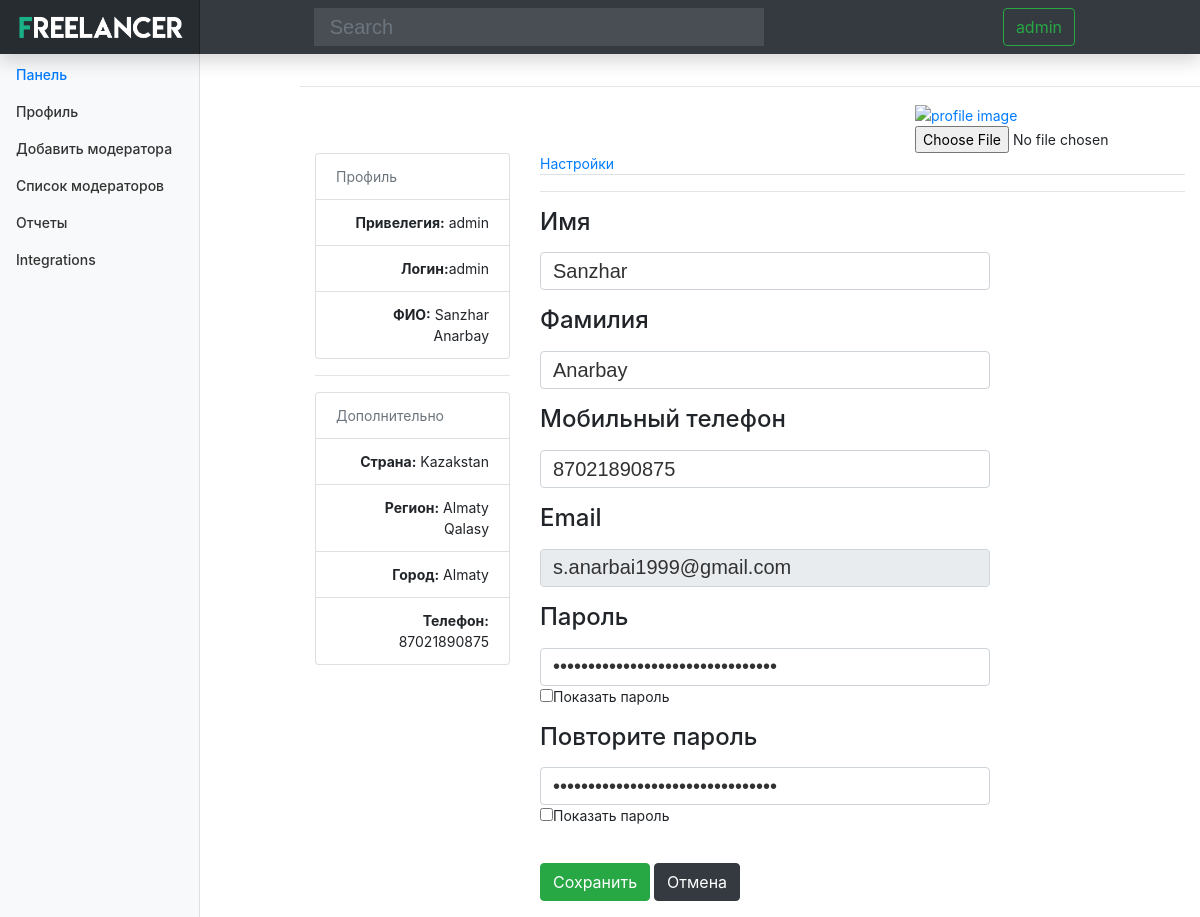
/adminprofile.php (signed in), run on the app's committed database.
### tables this page shows
CREATE TABLE `users` (
  `id` int(11) NOT NULL,
  `u_lastname` varchar(255) NOT NULL,
  `u_firstname` varchar(255) NOT NULL,
  `email` varchar(255) NOT NULL,
  `username` varchar(255) NOT NULL,
  `u_phonenumber` varchar(50) NOT NULL,
  `u_country` varchar(255) NOT NULL,
  `u_state` varchar(255) NOT NULL,
  `u_city` varchar(255) NOT NULL,
  `password` varchar(255) NOT NULL,
  `roleid` int(11) NOT NULL
);

CREATE TABLE `roles` (
  `r_id` int(11) NOT NULL,
  `r_name` varchar(50) NOT NULL
);

CREATE TABLE `countries` (
  `country_id` int(11) NOT NULL,
  `country_name` varchar(30) NOT NULL
);

CREATE TABLE `states` (
  `state_id` int(11) NOT NULL,
  `state_name` varchar(30) NOT NULL,
  `country_id` int(11) NOT NULL
);

CREATE TABLE `cities` (
  `city_id` int(11) NOT NULL,
  `city_name` varchar(30) NOT NULL,
  `state_id` int(11) NOT NULL
);

### adminprofile.php (the view, shortened to what this page needs)
<?php
  include('to_editadminprofile.php') ;
?>
<!doctype html>
<html lang="en">
  <head>
<link href="assets/css/bootstrap.min.css" rel="stylesheet">
    <link href="assets/css/dashboard.css" rel="stylesheet">
  </head>
  <body ng-app="myApp">
  <?php  if (isset($_SESSION['username']) && ($_SESSION['role_id']==1)) { ?>
    <nav class="navbar navbar-dark fixed-top bg-dark flex-md-nowrap p-0 shadow">
  <a class="navbar-brand col-sm-3 col-md-2 mr-0" href="adminpanel.php"><img src="assets/images/logo2.png" height="30" alt="Logo"></a>
  <input class="form-control form-control-dark w-70" type="text" placeholder="Search" aria-label="Search">&nbsp;&nbsp;&nbsp;
  <?php  if (isset($_SESSION['username'])) { ?>
    <div class="dropdown">
    <button class="btn btn-outline-success"><?php echo $_SESSION['username']; ?></button>
</div>
<?php } ?>
</nav>
<div class="container-fluid">
  <div class="row">
    <nav class="col-md-2 d-none d-md-block bg-light sidebar">
      <div class="sidebar-sticky">
        <ul class="nav flex-column">
          <li class="nav-item">
            <a class="nav-link active" href="adminpanel.php">
              Панель <span class="sr-only">(current)</span>
            </a>
          </li>
          <li class="nav-item">
            <a class="nav-link" href="#">
              Профиль
            </a>
          </li>
          <li class="nav-item">
            <a class="nav-link" href="addmoderator.php">
              Добавить модератора
            </a>
          </li>
          <li class="nav-item">
            <a class="nav-link" href="moderatorlist.php">
              Список модераторов
            </a>
          </li>
          <li class="nav-item">
            <a class="nav-link" href="reports.php">
              Отчеты
            </a>
          </li>
          <li class="nav-item">
            <a class="nav-link" href="#">
              Integrations
            </a>
          </li>
        </ul>
      </div>
    </nav>
  </div>
</div>
<?php
include 'db.php';
$userid = $_SESSION['user_id'];
$query = $connection->prepare(" SELECT u.id, u.u_lastname, u.u_firstname, u.email, u.username,
u.u_phonenumber, u.u_country, u.u_city, u.u_state, u.password, u.roleid, r.r_id, r.r_name, c.country_id, c.country_name,
ci.city_id, ci.city_name, s.state_id, s.state_name
                     FROM users u
                     LEFT OUTER JOIN roles r  ON r.r_id = u.roleid
                     LEFT OUTER JOIN states s  ON s.state_id = u.u_state
                     LEFT OUTER JOIN countries c  ON c.country_id = u.u_country
                     LEFT OUTER JOIN cities ci  ON ci.city_id = u.u_city
                     WHERE u.id = :users_id
                     ") or die($mysqli->error);
    $query->execute(array('users_id'=>$userid));
    $user = $query->fetch();
?>
<hr>
<div class="container bootstrap snippet">
    <div class="row">
        <div class="col-sm-8">
            </div>
        <div class="col-sm-4">
            <a href="/users" class="pull-right"><img title="profile image" class="img-circle img-responsive" src="https://bootdey.com/img/Content/avatar/avatar1.png"></a>
            <input type="file" name="upload" id="upload"  placeholder="Выбрать файл">
        </div>
    </div>
    <div class="row">
        <div class="col-sm-3">
            <ul class="list-group">
                <li class="list-group-item text-muted">Профиль</li>
                <li class="list-group-item text-right"><span class="pull-left"><strong>Привелегия:</strong></span> <?php echo $user['r_name']; ?></li>
                <li class="list-group-item text-right"><span class="pull-left"><strong>Логин:</strong></span><?php echo $user['username']; ?></li>
                <li class="list-group-item text-right"><span class="pull-left"><strong>ФИО:</strong></span> <?php echo $user['u_firstname']." ".$user['u_lastname']; ?></li>
            </ul>
            <div class="panel panel-default">
                <hr>
            </div>
            <ul class="list-group">
                <li class="list-group-item text-muted">Дополнительно <i class="fa fa-dashboard fa-1x"></i></li>
                <li class="list-group-item text-right"><span class="pull-left"><strong>Страна:</strong></span> <?php echo $user['country_name']; ?></li>
                <li class="list-group-item text-right"><span class="pull-left"><strong>Регион:</strong></span> <?php echo $user['state_name']; ?></li>
                <li class="list-group-item text-right"><span class="pull-left"><strong>Город:</strong></span> <?php echo $user['city_name']; ?></li>
                <li class="list-group-item text-right"><span class="pull-left"><strong>Телефон:</strong></span> <?php echo $user['u_phonenumber']; ?></li>
            </ul>
        </div>
        <div class="col-sm-9">
            <ul class="nav nav-tabs" id="myTab">
                <li class="active"><a href="#settings" data-toggle="tab">Настройки</a></li>
            </ul>
            <div class="tab-content">
                <div class="tab-pane active" id="settings">
                    <hr>
                    <form class="form" action="adminprofile.php" method="post" id="registrationForm">
                        <div class="form-group">
                            <div class="col-xs-6">
                                <label for="first_name">
                                    <h4>Имя</h4></label>
                                <input type="text" class="form-control" name="firstname" id="first_name"  value="<?php echo $user['u_firstname']; ?>">
                            </div>
                        </div>
                        <div class="form-group">
                            <div class="col-xs-6">
                                <label for="last_name">
                                    <h4>Фамилия</h4></label>
                                <input type="text" class="form-control" name="lastname" id="last_name" value="<?php echo $user['u_lastname']; ?>">
                            </div>
                        </div>
                        <div class="form-group">
                            <div class="col-xs-6">
                                <label for="phone">
                                    <h4>Мобильный телефон</h4></label>
                                <input type="text" class="form-control" name="phonenumber" id="phone" value="<?php echo $user['u_phonenumber']; ?>" maxlength="12">
                            </div>
                        </div>
                        <div class="form-group">
                            <div class="col-xs-6">
                                <label for="email">
                                    <h4>Email</h4></label>
                                <input type="email" class="form-control" name="email" id="email" value="<?php echo $user['email']; ?>" disabled>
                            </div>
                        </div>
                        <div class="form-group">
                        <div class="form-group">
                            <div class="col-xs-6">
                                <label for="password">
                                    <h4>Пароль</h4></label>
                                <input type="password" class="form-control" name="password" id="password" value="<?php echo $_SESSION['password']; ?>" minlength="8">
                                <input type="checkbox" onclick="myFunction()">Показать пароль
                            </div>
                        </div>
                        <div class="form-group">
                            <div class="col-xs-6">
                                <label for="password2">
                                    <h4>Повторите пароль</h4></label>
                                <input type="password" class="form-control" name="password2" id="password2" value="<?php echo $_SESSION['password']; ?>" minlength="8">
                                <input type="checkbox" onclick="myFunction2()">Показать пароль
                            </div>
                        </div>
                        <div class="form-group">
                            <div class="col-xs-12">
                                <br>
                                <button class="btn btn-md btn-success" type="submit" name="update_admin"><i class="glyphicon glyphicon-ok-sign"></i> Сохранить</button>
                                <button class="btn btn-md btn-dark" type="reset"><i class="glyphicon glyphicon-repeat"></i> Отмена</button>
                            </div>
                        </div>
                    </form>
                </div>
            </div>
        </div>
    </div>
</div>
<?php }else{
  header("location:404.php");
}
  ?>
        </body>
</html>

### assets/css/dashboard.css (style rules this page uses)
body { font-size: .875rem; }
.sidebar { position: fixed; top: 0; bottom: 0; left: 0; z-index: 100; padding: 48px 0 0; box-shadow: inset -1px 0 0 rgba(0, 0, 0, .1); }
.sidebar-sticky { position: relative; top: 0; height: calc(100vh - 48px); padding-top: .5rem; overflow-x: hidden; overflow-y: auto; }
.sidebar .nav-link { font-weight: 500; color: #333; }
.sidebar .nav-link.active { color: #007bff; }
.navbar-brand { padding-top: .75rem; padding-bottom: .75rem; font-size: 1rem; background-color: rgba(0, 0, 0, .25); box-shadow: inset -1px 0 0 rgba(0, 0, 0, .25); }
.navbar .form-control { padding: .75rem 1rem; border-width: 0; border-radius: 0; }
.form-control-dark { color: #fff; background-color: rgba(255, 255, 255, .1); border-color: rgba(255, 255, 255, .1); }

### adminprofile.php (style rules this page uses)
body { margin-top:70px; margin-left:300px; }
.dropdown { position: relative; margin-right:125px; display: inline-block; }
.form-control { width:450px; color:#323232; font-size:20px; font-family:Arial; }

### data on the page
users: roleid.r_name "admin", username "admin", u_firstname "Sanzhar", u_lastname "Anarbay", countries.country_name "Kazakstan", states.state_name "Almaty Qalasy", cities.city_name "Almaty", u_phonenumber "87021890875", firstname "Sanzhar", lastname "Anarbay", phonenumber "87021890875", email "s.anarbai1999@gmail.com"

### other printed values
$_SESSION['username'] "admin"
